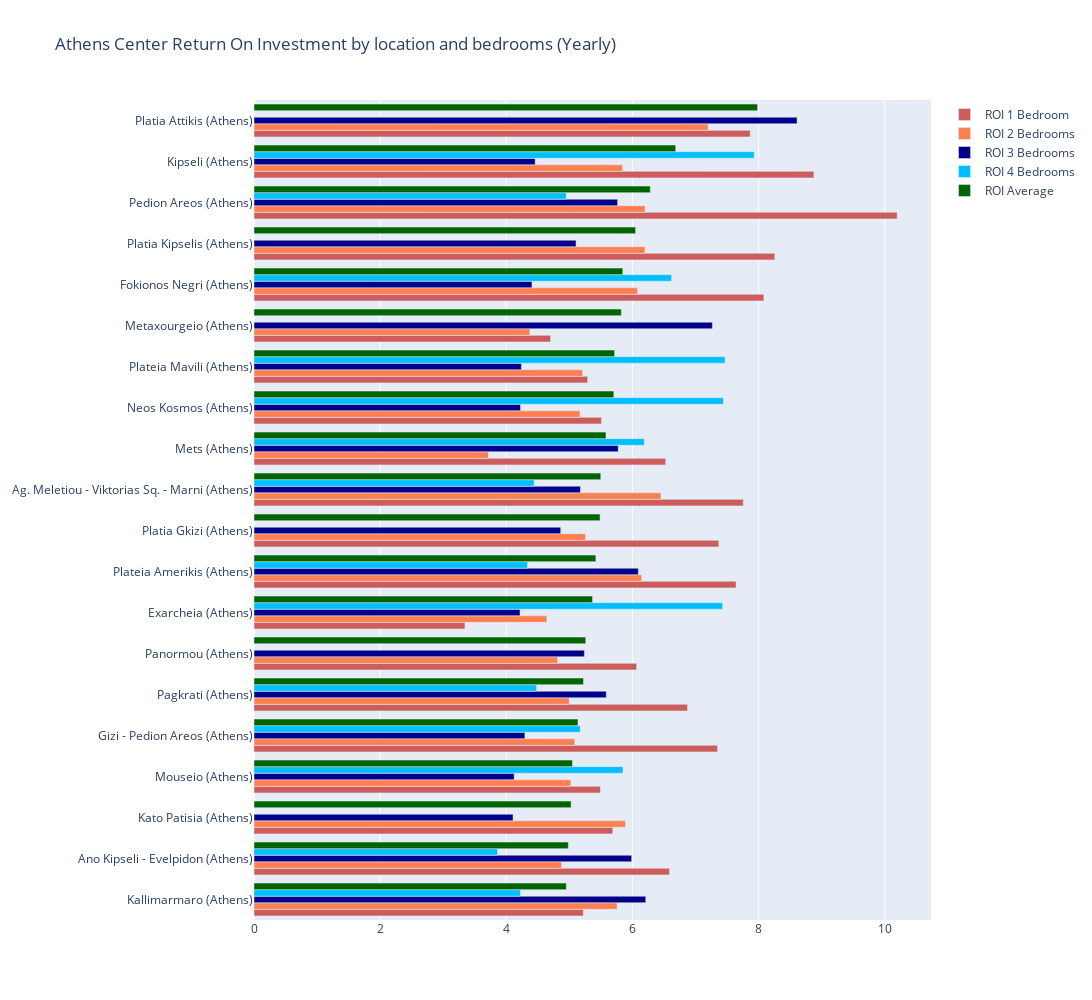

Notebook code for this chart:
### Code cell
location = roi_center['Location'].tail(20).tolist()


fig = go.Figure()
fig.add_trace(go.Bar(y=location, x= roi_center['ROI_1_Bedroom'].tail(20).tolist(), name='ROI 1 Bedroom', marker_color='indianred', orientation = 'h'))
fig.add_trace(go.Bar(y=location, x= roi_center['ROI_2_Bedrooms'].tail(20).tolist(), name='ROI 2 Bedrooms', marker_color='coral', orientation = 'h'))
fig.add_trace(go.Bar( y=location, x=roi_center['ROI_3_Bedrooms'].tail(20).tolist(), name='ROI 3 Bedrooms', marker_color='darkblue', orientation = 'h'))
fig.add_trace(go.Bar(y=location,x=roi_center['ROI_4_Bedrooms'].tail(20).tolist(),name='ROI 4 Bedrooms',marker_color='deepskyblue',orientation = 'h'))
fig.add_trace(go.Bar(y=location,x=roi_center['ROI_Average'].tail(20).tolist(),name='ROI Average',marker_color='darkgreen',orientation = 'h'))


fig.update_layout(barmode='group', width=1200, height=1000, title="Athens Center Return On Investment by location and bedrooms (Yearly)")
fig.show()

### Figure 1 — Plotly figure (JSON) as saved in the notebook; plotly's stock layout.template omitted (floating-point values rounded to 4 significant figures)
{"data": [{"marker": {"color": "indianred"}, "name": "ROI 1 Bedroom", "orientation": "h", "type": "bar", "x": [5.221, 6.587, 5.689, 5.492, 7.349, 6.874, 6.066, 3.345, 7.643, 7.37, 7.758, 6.527, 5.511, 5.29, 4.702, 8.084, 8.257, 10.2, 8.877, 7.867], "y": ["Kallimarmaro (Athens)", "Ano Kipseli - Evelpidon (Athens)", "Kato Patisia (Athens)", "Mouseio (Athens)", "Gizi - Pedion Areos (Athens)", "Pagkrati (Athens)", "Panormou (Athens)", "Exarcheia (Athens)", "Plateia Amerikis (Athens)", "Platia Gkizi (Athens)", "Ag. Meletiou - Viktorias Sq. - Marni (Athens)", "Mets (Athens)", "Neos Kosmos (Athens)", "Plateia Mavili (Athens)", "Metaxourgeio (Athens)", "Fokionos Negri (Athens)", "Platia Kipselis (Athens)", "Pedion Areos (Athens)", "Kipseli (Athens)", "Platia Attikis (Athens)"]}, {"marker": {"color": "coral"}, "name": "ROI 2 Bedrooms", "orientation": "h", "type": "bar", "x": [5.758, 4.877, 5.892, 5.023, 5.086, 4.997, 4.814, 4.643, 6.147, 5.258, 6.452, 3.717, 5.168, 5.21, 4.374, 6.081, 6.198, 6.201, 5.844, 7.201], "y": ["Kallimarmaro (Athens)", "Ano Kipseli - Evelpidon (Athens)", "Kato Patisia (Athens)", "Mouseio (Athens)", "Gizi - Pedion Areos (Athens)", "Pagkrati (Athens)", "Panormou (Athens)", "Exarcheia (Athens)", "Plateia Amerikis (Athens)", "Platia Gkizi (Athens)", "Ag. Meletiou - Viktorias Sq. - Marni (Athens)", "Mets (Athens)", "Neos Kosmos (Athens)", "Plateia Mavili (Athens)", "Metaxourgeio (Athens)", "Fokionos Negri (Athens)", "Platia Kipselis (Athens)", "Pedion Areos (Athens)", "Kipseli (Athens)", "Platia Attikis (Athens)"]}, {"marker": {"color": "darkblue"}, "name": "ROI 3 Bedrooms", "orientation": "h", "type": "bar", "x": [6.211, 5.988, 4.107, 4.125, 4.295, 5.585, 5.238, 4.218, 6.093, 4.863, 5.176, 5.775, 4.226, 4.239, 7.267, 4.407, 5.106, 5.765, 4.458, 8.61], "y": ["Kallimarmaro (Athens)", "Ano Kipseli - Evelpidon (Athens)", "Kato Patisia (Athens)", "Mouseio (Athens)", "Gizi - Pedion Areos (Athens)", "Pagkrati (Athens)", "Panormou (Athens)", "Exarcheia (Athens)", "Plateia Amerikis (Athens)", "Platia Gkizi (Athens)", "Ag. Meletiou - Viktorias Sq. - Marni (Athens)", "Mets (Athens)", "Neos Kosmos (Athens)", "Plateia Mavili (Athens)", "Metaxourgeio (Athens)", "Fokionos Negri (Athens)", "Platia Kipselis (Athens)", "Pedion Areos (Athens)", "Kipseli (Athens)", "Platia Attikis (Athens)"]}, {"marker": {"color": "deepskyblue"}, "name": "ROI 4 Bedrooms", "orientation": "h", "type": "bar", "x": [4.224, 3.862, null, 5.85, 5.172, 4.481, null, 7.43, 4.335, null, 4.441, 6.189, 7.443, 7.468, null, 6.621, null, 4.951, 7.931, null], "y": ["Kallimarmaro (Athens)", "Ano Kipseli - Evelpidon (Athens)", "Kato Patisia (Athens)", "Mouseio (Athens)", "Gizi - Pedion Areos (Athens)", "Pagkrati (Athens)", "Panormou (Athens)", "Exarcheia (Athens)", "Plateia Amerikis (Athens)", "Platia Gkizi (Athens)", "Ag. Meletiou - Viktorias Sq. - Marni (Athens)", "Mets (Athens)", "Neos Kosmos (Athens)", "Plateia Mavili (Athens)", "Metaxourgeio (Athens)", "Fokionos Negri (Athens)", "Platia Kipselis (Athens)", "Pedion Areos (Athens)", "Kipseli (Athens)", "Platia Attikis (Athens)"]}, {"marker": {"color": "darkgreen"}, "name": "ROI Average", "orientation": "h", "type": "bar", "x": [4.952, 4.983, 5.028, 5.049, 5.137, 5.224, 5.26, 5.368, 5.42, 5.487, 5.498, 5.581, 5.705, 5.717, 5.824, 5.847, 6.05, 6.283, 6.686, 7.984], "y": ["Kallimarmaro (Athens)", "Ano Kipseli - Evelpidon (Athens)", "Kato Patisia (Athens)", "Mouseio (Athens)", "Gizi - Pedion Areos (Athens)", "Pagkrati (Athens)", "Panormou (Athens)", "Exarcheia (Athens)", "Plateia Amerikis (Athens)", "Platia Gkizi (Athens)", "Ag. Meletiou - Viktorias Sq. - Marni (Athens)", "Mets (Athens)", "Neos Kosmos (Athens)", "Plateia Mavili (Athens)", "Metaxourgeio (Athens)", "Fokionos Negri (Athens)", "Platia Kipselis (Athens)", "Pedion Areos (Athens)", "Kipseli (Athens)", "Platia Attikis (Athens)"]}], "layout": {"barmode": "group", "height": 1000, "title": {"text": "Athens Center Return On Investment by location and bedrooms (Yearly)"}, "width": 1200, "xaxis": {"autorange": true, "range": [0, 10.73], "type": "linear"}, "yaxis": {"autorange": true, "range": [-0.5, 19.5], "type": "category"}}}
